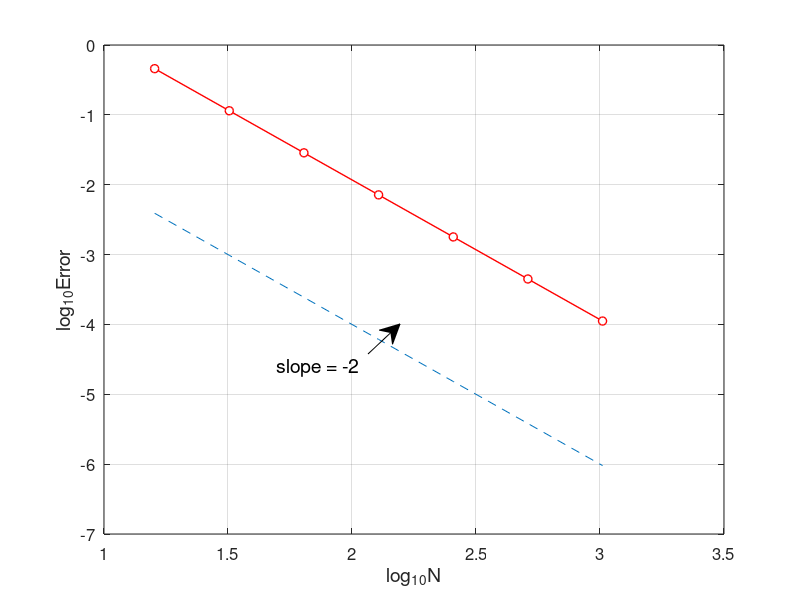

Here is the MATLAB script that generated this plot:
% fdm2d1_error.m 
% finite difference method for 2D problem
% -d^2u/dx^2-d^2u/dy^2=f(x,y)
% f(x,y)=-2*pi^2*exp(pi*(x+y))*(sin(pi*x)*cos(pi*y)+cos(pi*x)*sin(pi*y))
% exact solution: ue=exp(pi*x+pi*y)*sin(pi*x)*sin(pi*y)
clear all;  clf
Nvec=2.^[4:10];
Error=[];
for n=Nvec
   h=1/n;
   x=[0:h:1]';
   y=[0:h:1]';
   N=length(x)-1;
   M=length(y)-1;
   [X,Y]=meshgrid(x,y);
   X=X(2:M,2:N);
   Y=Y(2:M,2:N);
   % generate the matrix of RHS
   f=-2*pi^2*exp(pi*X+pi*Y).*(sin(pi*X).*cos(pi*Y)+cos(pi*X).*sin(pi*Y));
   % constructing the coefficient matrix
   e=ones(N-1,1);
   C=1/h^2*spdiags([-e 4*e -e],[-1 0 1],N-1,N-1);
   D=-1/h^2*eye(N-1);
   e=ones(M-1,1);
   A=kron(eye(M-1),C)+kron(spdiags([e e],[-1 1],M-1,M-1),D);
   % solving the linear system
   f=f';
   u=zeros(M+1,N+1);
   u(2:M,2:N)=reshape(A\f(:),N-1,M-1)';
   u(:,1)=0;
   u(:,end)=0;
   ue=zeros(M+1,N+1);
   % numerical solution
   ue(2:M,2:N)=exp(pi*X+pi*Y).*sin(pi*X).*sin(pi*Y);
   error=max(max(abs(u-ue)));     % maximum error
   Error=[Error,error];
end
plot(log10(Nvec),log10(Error),'ro-','MarkerFaceColor','w','LineWidth',1)
hold on
plot(log10(Nvec), log10(Nvec.^(-2)), '--')
grid on
%title('Convergence of Finite Difference Method','fontsize',12)
set(gca,'fontsize',12)
xlabel('log_{10}N','fontsize', 14), ylabel('log_{10}Error','fontsize',14),

% add annotation of slope
ax = [0.46 0.50];
ay = [0.41 0.46];
annotation('textarrow',ax,ay,'String','slope = -2 ','fontsize',14)

% computating convergence order
for i=1:length(Nvec)-1
   order(i)=-log(Error(i)/Error(i+1))/(log(Nvec(i)/Nvec(i+1)));
end
Error
order

% print -dpng -r600  fdm2d1_error.png
